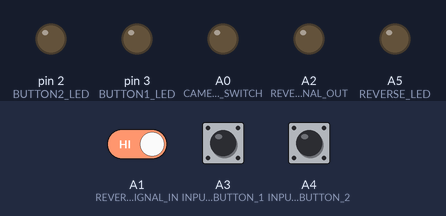
Simulated run of this sketch. Board: Arduino Uno, built with avr-gcc and run on an emulated ATmega328P. Parts: output pins drawn as LEDs (lit = HIGH). Inputs (shaded band) come from the test bench; at power-on: A3 (INPUT_BUTTON_1) HIGH, A1 (REVERSE_SIGNAL_IN) HIGH, A4 (INPUT_BUTTON_2) HIGH.

Above: at 1.2 s.
1.3 s: A3 (INPUT_BUTTON_1) pulled LOW for 0.15 s
At 2.6 s:
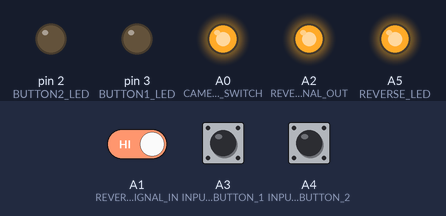
4.4 s: A1 (REVERSE_SIGNAL_IN) driven LOW
At 5.4 s:
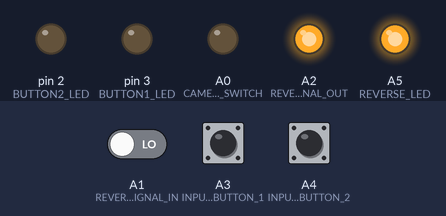
5.9 s: A4 (INPUT_BUTTON_2) pulled LOW for 0.15 s
At 5.97 s:
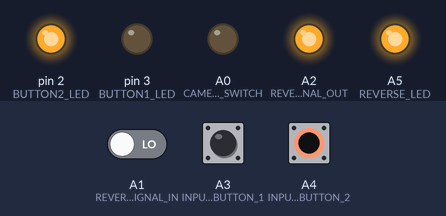
7.5 s: A3 (INPUT_BUTTON_1) pulled LOW for 1 s
At 7.8 s:
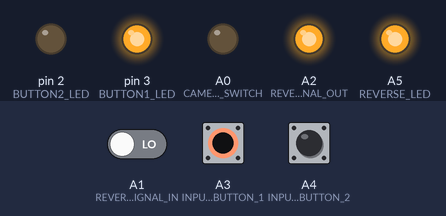
10.0 s: A3 (INPUT_BUTTON_1) pulled LOW for 3.2 s
At 14.4 s:
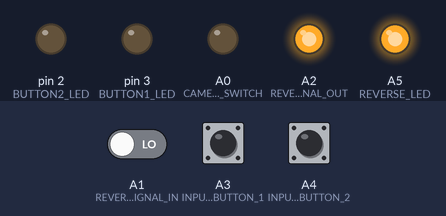
14.7 s: A1 (REVERSE_SIGNAL_IN) driven HIGH
At 18.4 s:
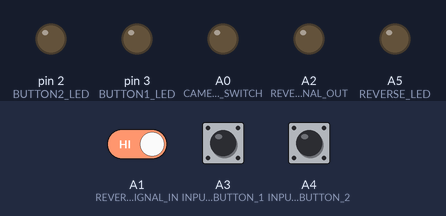
Timing chart, 0 to 18.7 s (numbered marks = the images above; inputs shaded):
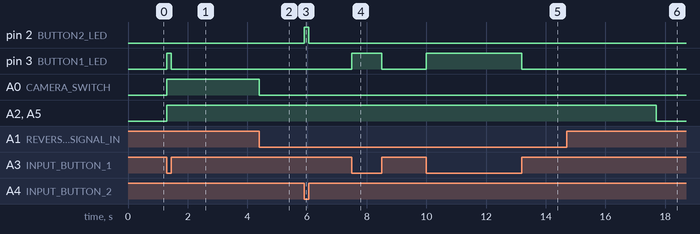

The sketch:

Car_camera_switch_module.ino
```cpp
#include <EasyButton.h>

#define REVERSE_SIGNAL_IN A1
#define CAMERA_SWITCH A0
#define REVERSE_SIGNAL_OUT A2
#define INPUT_BUTTON_1 A3
#define INPUT_BUTTON_2 A4
#define REVERSE_LED A5
#define BUTTON1_LED 3
#define BUTTON2_LED 2

EasyButton button1(INPUT_BUTTON_1);
EasyButton button2(INPUT_BUTTON_2);

int button1_state;
int button2_state;
int reverse_signal;
int cameraSwitch;

unsigned long pressTime;
int duration;
bool onUntilPressed = false;
//0 = off, 1 = backward, 2 = forward
int direction = 0;
int longPressDuration = 1500;
int viewDuration = 5;
int backwardOverride = 0;
unsigned long backwardReleaseTime;
int backwardReleaseDelay = 3000;
int buttonDebounce = 50;
unsigned long lastButtonRead;

void setup() {
  pinMode(REVERSE_SIGNAL_IN, INPUT);
  pinMode(CAMERA_SWITCH, OUTPUT);
  pinMode(REVERSE_SIGNAL_OUT, OUTPUT);
  pinMode(REVERSE_LED, OUTPUT);
  pinMode(BUTTON1_LED, OUTPUT);
  pinMode(BUTTON2_LED, OUTPUT);
  digitalWrite(CAMERA_SWITCH, LOW);
  digitalWrite(REVERSE_SIGNAL_OUT, LOW);
  digitalWrite(REVERSE_LED, LOW);
  digitalWrite(BUTTON1_LED, LOW);
  digitalWrite(BUTTON2_LED, LOW);
  button1.begin();
  button2.begin();
  button1.onPressed(lookForwardTimed);
  button2.onPressed(lookBackwardTimed);
  button1.onPressedFor(longPressDuration, lookForwardUntilPressed);
  button2.onPressedFor(longPressDuration, lookBackwardUntilPressed);
}

void loop() {
  // put your main code here, to run repeatedly:
  button1_state = digitalRead(INPUT_BUTTON_1);
  button2_state = digitalRead(INPUT_BUTTON_2);
  reverse_signal = digitalRead(REVERSE_SIGNAL_IN);
  if (button1_state == LOW) {
    digitalWrite(BUTTON1_LED, HIGH);
  } else {
    digitalWrite(BUTTON1_LED, LOW);
  }
  if (button2_state == LOW) {
    digitalWrite(BUTTON2_LED, HIGH);
  } else {
    digitalWrite(BUTTON2_LED, LOW);
  }
  if (reverse_signal == LOW) {
      direction = 1;
      digitalWrite(CAMERA_SWITCH, LOW);
      digitalWrite(REVERSE_SIGNAL_OUT, HIGH);
      digitalWrite(REVERSE_LED, HIGH);
      backwardOverride = 1;
  }
  if (backwardOverride == 1) {
    if (reverse_signal == HIGH && direction == 1) {
      backwardReleaseTime = millis();
      direction = 0;
    } else if (reverse_signal == HIGH && (millis() - backwardReleaseTime) >= backwardReleaseDelay && direction == 0 && backwardOverride == 1) {
      digitalWrite(REVERSE_SIGNAL_OUT, LOW);
      digitalWrite(REVERSE_LED, LOW);
      backwardReleaseTime = 0;
      backwardOverride = 0;
    }
  } else {
    if ((millis() - lastButtonRead) >= buttonDebounce) {
      button1.read();
      button2.read();
      lastButtonRead = millis();
    }
    if (!onUntilPressed && (millis() - pressTime) >= duration && direction != 0) {
      direction = 0;
      digitalWrite(CAMERA_SWITCH, LOW);
      digitalWrite(REVERSE_SIGNAL_OUT, LOW);
      digitalWrite(REVERSE_LED, LOW);
    } else {
      if (button1_state == LOW && direction != 2 && !onUntilPressed) {
        digitalWrite(REVERSE_SIGNAL_OUT, HIGH);
        digitalWrite(CAMERA_SWITCH, HIGH);
        digitalWrite(REVERSE_LED, HIGH);
        //direction = 2;
      }
      if (button2_state == LOW && direction != 1 && !onUntilPressed) {
        digitalWrite(REVERSE_SIGNAL_OUT, HIGH);
        digitalWrite(CAMERA_SWITCH, LOW);
        digitalWrite(REVERSE_LED, HIGH);
        //direction = 1;
      }
    }
  }
}

void lookForward(int lookTime) {
  if (lookTime == -2) {
    digitalWrite(CAMERA_SWITCH, LOW);
    digitalWrite(REVERSE_SIGNAL_OUT, LOW);
    digitalWrite(REVERSE_LED, LOW);
    onUntilPressed = false;
    direction = 0;
  } else {
    direction = 2;
    digitalWrite(CAMERA_SWITCH, HIGH);
    digitalWrite(REVERSE_SIGNAL_OUT, HIGH);
    digitalWrite(REVERSE_LED, HIGH);
    if (lookTime == -1) {
      onUntilPressed = true;
      pressTime = millis();
      duration = 0;
    } else {
      onUntilPressed = false;
      pressTime = millis();
      duration = lookTime * 1000;
    }
  }
}

void lookBackward(int lookTime) {
  if (lookTime == -2) {
    digitalWrite(CAMERA_SWITCH, LOW);
    digitalWrite(REVERSE_SIGNAL_OUT, LOW);
    digitalWrite(REVERSE_LED, LOW);
    onUntilPressed = false;
    direction = 0;
  } else {
    direction = 1;
    digitalWrite(CAMERA_SWITCH, LOW);
    digitalWrite(REVERSE_SIGNAL_OUT, HIGH);
    digitalWrite(REVERSE_LED, HIGH);
    if (lookTime == -1) {
      onUntilPressed = true;
      pressTime = millis();
      duration = 0;
    } else {
      onUntilPressed = false;
      pressTime = millis();
      duration = lookTime * 1000;
    }
  }
}

void lookForwardTimed() {
  if (!onUntilPressed || direction != 2) {
    lookForward(viewDuration);
  } else {
    lookForward(-2);
  }
}

void lookBackwardTimed() {
  if (!onUntilPressed || direction != 1) {
    lookBackward(viewDuration);
  } else {
    lookBackward(-2);
  }
}

void lookForwardUntilPressed() {
  lookForward(-1);
}

void lookBackwardUntilPressed() {
  lookBackward(-1);
}
```

Measured:
- after the input at 1.3 s, pin 3 (BUTTON1_LED): LOW → HIGH at once, → LOW 0.15 s later; A0 (CAMERA_SWITCH), A2 (REVERSE_SIGNAL_OUT), A5 (REVERSE_LED): LOW → HIGH at once
- after the input at 4.4 s, A0 (CAMERA_SWITCH): HIGH → LOW at once
- after the input at 5.9 s, pin 2 (BUTTON2_LED): LOW → HIGH at once, → LOW 0.15 s later
- after the input at 7.5 s, pin 3 (BUTTON1_LED): LOW → HIGH at once, → LOW 1.0 s later
- after the input at 10.0 s, pin 3 (BUTTON1_LED): LOW → HIGH at once, → LOW 3.2 s later
- after the input at 14.7 s, A2 (REVERSE_SIGNAL_OUT), A5 (REVERSE_LED): HIGH → LOW after 3.0 s
